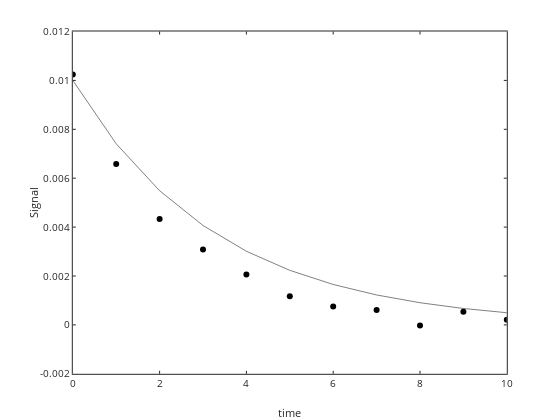

Source (notebook cell):
### Code cell
% so to optmize it we need to first define the error function
% this is what will get minimized

graphics_toolkit ("plotly")

% initial guess

errorfunction = @(p,N,t) (log10(sum((N-p(1).*exp(-p(2)*t)).^2)));

ktst=0.3; N0tst=0.01; ptst=[N0tst ktst];

err=errorfunction(ptst,N,t)

Ntst=firstorderdecay(t,N0tst,ktst); 

plot(t,N,'ko',t,Ntst,'k-'); 
xlabel('time'); ylabel('Signal')

### Figure 1 — Plotly figure (JSON) as saved in the notebook; plotly's stock layout.template omitted (floating-point values rounded to 4 significant figures)
{"data": [{"line": {"color": "rgb(0,0,0)", "width": 0.5}, "marker": {"color": "rgb(0,0,0)", "line": {"color": "rgb(0,0,0)"}, "size": 6, "symbol": "circle"}, "mode": "markers", "name": "", "showlegend": false, "type": "scatter", "visibility": true, "x": [0, 1, 2, 3, 4, 5, 6, 7, 8, 9, 10], "xaxis": "x", "y": [0.01024, 0.006581, 0.004328, 0.00308, 0.002057, 0.001173, 0.0007525, 0.0006063, -2.448e-05, 0.0005389, 0.0002142], "yaxis": "y"}, {"line": {"color": "rgb(0,0,0)", "dash": "solid", "width": 0.5}, "marker": {"color": "rgb(0,0,0)", "line": {"color": "rgb(0,0,0)"}, "size": 6, "symbol": "none"}, "mode": "lines", "name": "", "showlegend": false, "type": "scatter", "visibility": true, "x": [0, 1, 2, 3, 4, 5, 6, 7, 8, 9, 10], "xaxis": "x", "y": [0.01, 0.007408, 0.005488, 0.004066, 0.003012, 0.002231, 0.001653, 0.001225, 0.0009072, 0.0006721, 0.0004979], "yaxis": "y"}], "layout": {"height": 420, "hovermode": "closest", "margin": {"b": 0, "l": 0, "r": 0, "t": 0}, "plot_bgcolor": "rgba(0,0,0,0)", "showlegend": false, "width": 560, "xaxis": {"anchor": "y", "autorange": false, "domain": [0.13, 0.905], "exponentformat": "none", "gridcolor": "rgba(38,38,38,0.15)", "gridwidth": 1, "linecolor": "rgb(38,38,38)", "linewidth": 1, "mirror": "ticks", "range": [0, 10], "showgrid": false, "showline": true, "side": "bottom", "spikedash": "solid", "spikemode": "across", "spikesides": false, "spikethickness": 1, "tickangle": 0, "tickcolor": "rgb(38,38,38)", "tickfont": {"color": "rgb(38,38,38)", "size": 10}, "ticklen": 3, "ticks": "inside", "ticktext": ["0", "2", "4", "6", "8", "10"], "tickvals": [0, 2, 4, 6, 8, 10], "title": {"font": {"color": "rgb(38,38,38)", "size": 11}, "text": "time"}, "type": "linear", "visible": true, "zeroline": false}, "yaxis": {"anchor": "x", "autorange": false, "domain": [0.11, 0.925], "exponentformat": "none", "gridcolor": "rgba(38,38,38,0.15)", "gridwidth": 1, "linecolor": "rgb(38,38,38)", "linewidth": 1, "mirror": "ticks", "range": [-0.002, 0.012], "showgrid": false, "showline": true, "side": "left", "spikedash": "solid", "spikemode": "across", "spikesides": false, "spikethickness": 1, "tickangle": 0, "tickcolor": "rgb(38,38,38)", "tickfont": {"color": "rgb(38,38,38)", "size": 10}, "ticklen": 3, "ticks": "inside", "ticktext": ["-0.002", "0", "0.002", "0.004", "0.006", "0.008", "0.01", "0.012"], "tickvals": [-0.002, 0, 0.002, 0.004, 0.006, 0.008, 0.01, 0.012], "title": {"font": {"color": "rgb(38,38,38)", "size": 11}, "text": "Signal"}, "type": "linear", "visible": true, "zeroline": false}}}
